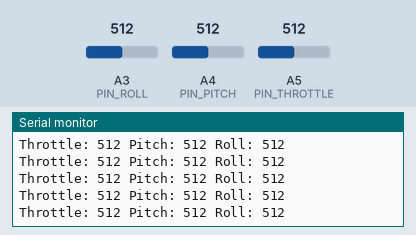
A sketch run on a simulated Arduino Uno, built with avr-gcc and run on an emulated ATmega328P. On the bench: the last lines printed to the serial monitor. The inputs (shaded band) are chosen by the test bench; at power-on: A4 (PIN_PITCH) = 512, A5 (PIN_THROTTLE) = 512, A3 (PIN_ROLL) = 512. No radio packets arrive unless stated.

Above: at 2.4 s.
2.5 s: A4 (PIN_PITCH) set to 105
At 2.53 s:
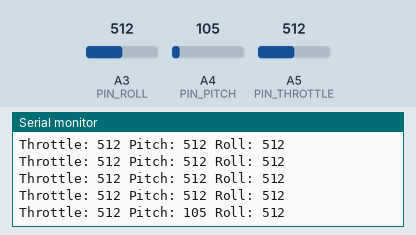
5.5 s: A4 (PIN_PITCH) set to 91
At 5.5 s:
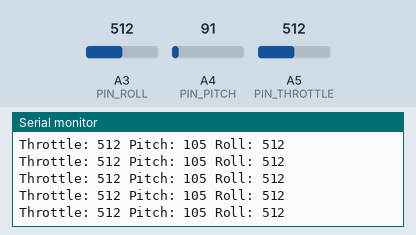
10.0 s: A5 (PIN_THROTTLE) set to 981
At 10.01 s:
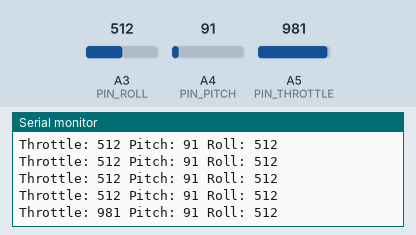
13.0 s: A5 (PIN_THROTTLE) set to 1007
At 13.08 s:
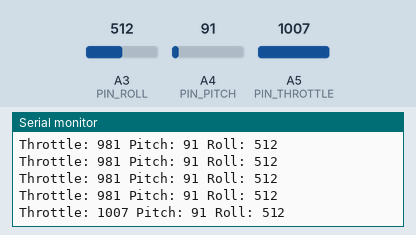
Timing chart, 0 to 15.5 s (numbered marks = the images above; inputs shaded):
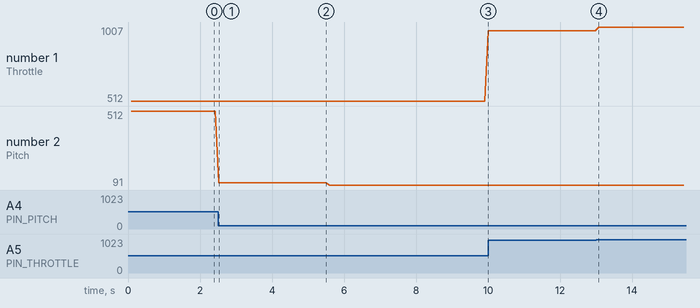

Measured:
- after the input at 2.5 s, the serial monitor: prints a new line at once (image 1)
- after the input at 10.0 s, the serial monitor: prints a new line at once (image 3)
- after the input at 13.0 s, the serial monitor: prints a new line after 0.08 s (image 4)
- plotted number 1: 512 → 981 after the input at 10.0 s, 981 → 1007 after the input at 13.0 s
- plotted number 2: 512 → 105 after the input at 2.5 s, 105 → 91 after the input at 5.5 s

The sketch:

controller-firmware.ino
```cpp
#include <SPI.h>
#include <nRF24L01.h>
#include <RF24.h>

#define PIN_NRF_CE 7
#define PIN_NRF_CSN 8

#define PIN_THROTTLE A5
#define PIN_PITCH A4
#define PIN_ROLL A3

typedef struct
{
  uint16_t throttle;
  uint16_t pitch;
  uint16_t roll;
  uint16_t checksum;
} ControllerData;

typedef union
{
  ControllerData data;
  uint8_t bytes[32];
} ControllerDataUnion;

void setup()
{
  // Initialize serial
  {
    Serial.begin(9600);
    Serial.println("\n\nController started.");
  }

  // Initialize radio
  RF24 radio(PIN_NRF_CE, PIN_NRF_CSN);
  {
    uint8_t address[5] = "00001";
    radio.begin();
    radio.powerUp();
    radio.openWritingPipe(address);
    radio.setPALevel(RF24_PA_HIGH); // If this value is set to RF24_PA_MAX, the radio will not work because the power supply is not enough.
    radio.enableAckPayload();
    radio.setChannel(76);
    uint8_t channel = radio.getChannel();
    Serial.print("Radio enabled at channel ");
    Serial.print(channel);
    Serial.println(".");
  }

  // Initialize analog input
  {
    pinMode(PIN_THROTTLE, INPUT);
    pinMode(PIN_PITCH, INPUT);
    pinMode(PIN_ROLL, INPUT);
    Serial.println("Analog input ready.");
  }

  Serial.println("Controller ready.");

  while (true)
  {
    uint16_t throttle = analogRead(PIN_THROTTLE);
    uint16_t pitch = analogRead(PIN_PITCH);
    uint16_t roll = analogRead(PIN_ROLL);

    Serial.print("Throttle: ");
    Serial.print(throttle);
    Serial.print(" Pitch: ");
    Serial.print(pitch);
    Serial.print(" Roll: ");
    Serial.println(roll);

    ControllerDataUnion controllerData;
    controllerData.data.throttle = throttle;
    controllerData.data.pitch = pitch;
    controllerData.data.roll = roll;
    controllerData.data.checksum = throttle + pitch + roll;

    radio.write(controllerData.bytes, sizeof(controllerData));

    delay(100);
  }
}
```

protocol-serial-read.cpp
```cpp
#include "protocol-serial.hpp"

bool protocol_serial_read(SerialState *state, uint8_t inputData)
{
  switch (state->state)
  {
  case STATE_IDLE:
    if (inputData == MAGIC_BYTE_1)
    {
      state->state = STATE_READY_1;
    }
    break;

  case STATE_READY_1:
    if (inputData == MAGIC_BYTE_2)
    {
      state->state = STATE_READY_2;
    }
    else
    {
      state->state = STATE_IDLE;
    }
    break;

  case STATE_READY_2:
    state->index = 0;
    state->state = STATE_READ_DATA;
    state->data[state->index++] = inputData;
    break;

  case STATE_READ_DATA:
    state->data[state->index++] = inputData;
    if (state->index == 32)
    {
      state->state = STATE_IDLE;
      return true;
    }
    break;

  default:
    state->state = STATE_IDLE;
    break;
  }

  return false;
}
```

protocol-serial.hpp
```cpp
#pragma once
#include <stdint.h>
#include <stdbool.h>

typedef struct
{
  uint8_t state;
  uint8_t data[32];
  uint8_t index;
} SerialState;

#define STATE_IDLE 0x01
#define STATE_READY_1 0x02
#define STATE_READY_2 0x04
#define STATE_READ_DATA 0x08

#define MAGIC_BYTE_1 0x55
#define MAGIC_BYTE_2 0xAA

bool protocol_serial_read(SerialState *state, uint8_t inputData);
```
